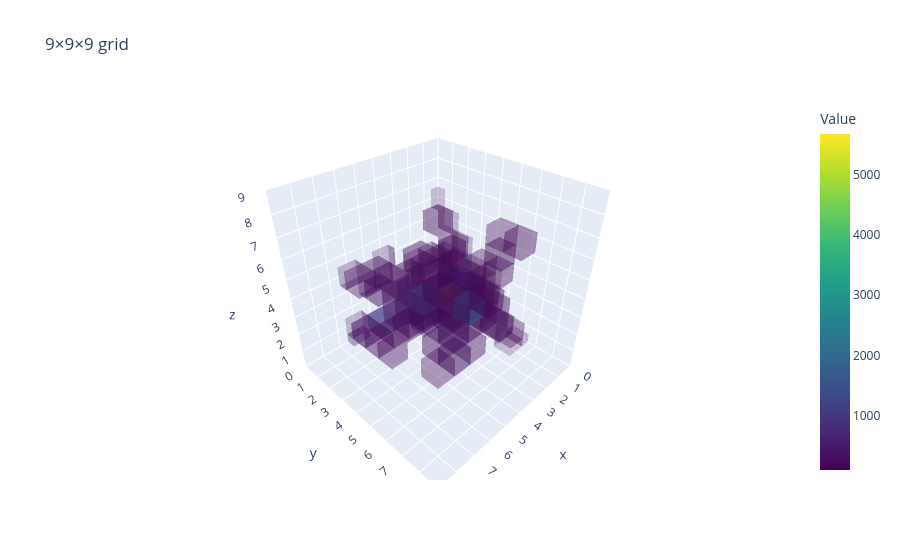

The cell this chart's notebook holds for it:
### Code cell
#restart the test_loader
#test_loader = torch.utils.data.DataLoader(test_set, batch_size=batch_size, shuffle=False)




for i, data in t: 
    
    hits, _, _, _, _, _, exit_images, contained_images = data
    print(exit_images[0].shape)
    print(contained_images[0].shape)
    
    out = eval_batch(data, model, test_set)

    check_eve = 0
    
    for event_idx in range(out['ekin_pred'].shape[1]):
        ekin_pred = out['ekin_pred'][:, event_idx]
        ekin_true = out['ekin_true'][:, event_idx]
        
        # remove padding
        mask_pred = (ekin_pred != pad_value)[:, 0]
        ekin_pred = ekin_pred[mask_pred].reshape(-1, ekin_pred.shape[1])
        mask_true = (ekin_true != pad_value)[:, 0]
        ekin_true = ekin_true[mask_true].reshape(-1, ekin_true.shape[1])
        # min between
        N_pred, N_true = ekin_pred.shape[0], ekin_true.shape[0]
        print(N_pred, N_true)
        if abs(N_pred - N_true) > 2:
            check_eve = event_idx
            break
    

    # x = hits[check_eve,:,0].cpu().numpy().astype(int)
    # y = hits[check_eve,:,1].cpu().numpy().astype(int)
    # z = hits[check_eve,:,2].cpu().numpy().astype(int)
    # charge = hits[check_eve,:,3].cpu().numpy()

    print(hits.shape)
    eve_ind = 200
    

    x = hits[:,check_eve,0].cpu().numpy().astype(int)
    y = hits[:,check_eve,1].cpu().numpy().astype(int)
    z = hits[:,check_eve,2].cpu().numpy().astype(int)
    charge = hits[:,check_eve,3].cpu().numpy()

    x = x[x>-1]
    y = y[y>-1]
    z = z[z>-1]
    charge = charge[charge>-1]
    charge *= stats['recon_charge']['std']

    c_cut = 100
    
    x = x[charge>c_cut]
    y = y[charge>c_cut]
    z = z[charge>c_cut]
    charge = charge[charge>c_cut]

    print(x)
    print(y)
    print(z)
    print(charge)

    # plot the hits
    plot_voxels_plotly(x, y, z, charge)

    break

### Figure 1 — Plotly figure (JSON) as saved in the notebook; plotly's stock layout.template omitted (floating-point values rounded to 4 significant figures; data arrays with more than 128 entries replaced by an {"elided": "..."} marker saying what was removed)
{"data": [{"facecolor": {"elided": "1152 str values"}, "flatshading": true, "i": {"elided": "1152 int values"}, "j": {"elided": "1152 int values"}, "k": {"elided": "1152 int values"}, "showscale": false, "type": "mesh3d", "x": {"elided": "768 float values"}, "y": {"elided": "768 float values"}, "z": {"elided": "768 float values"}}, {"hoverinfo": "none", "marker": {"cmax": 5669.0, "cmin": 104.6, "color": [104.6, 5669.0], "colorbar": {"title": {"text": "Value"}}, "colorscale": [[0, "#440154"], [0.1111, "#482878"], [0.2222, "#3e4989"], [0.3333, "#31688e"], [0.4444, "#26828e"], [0.5556, "#1f9e89"], [0.6667, "#35b779"], [0.7778, "#6ece58"], [0.8889, "#b5de2b"], [1, "#fde725"]], "showscale": true}, "mode": "markers", "type": "scatter3d", "x": [null], "y": [null], "z": [null]}], "layout": {"scene": {"aspectmode": "cube", "xaxis": {"nticks": 10, "range": [0, 9]}, "yaxis": {"nticks": 10, "range": [0, 9]}, "zaxis": {"nticks": 10, "range": [0, 9]}}, "title": {"text": "9×9×9 grid"}}}
